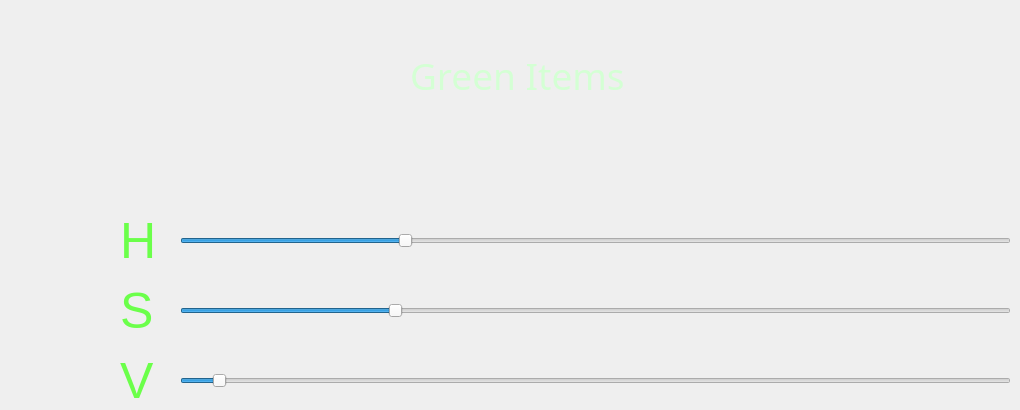
        <widget class="QWidget" name="Green_down_Page">
         <widget class="QSlider" name="Green_down_S">
          <property name="geometry">
           <rect>
            <x>180</x>
            <y>290</y>
            <width>831</width>
            <height>41</height>
           </rect>
          </property>
          <property name="maximum">
           <number>255</number>
          </property>
          <property name="value">
           <number>65</number>
          </property>
          <property name="orientation">
           <enum>Qt::Horizontal</enum>
          </property>
         </widget>
         <widget class="QSlider" name="Green_down_V">
          <property name="geometry">
           <rect>
            <x>180</x>
            <y>360</y>
            <width>831</width>
            <height>41</height>
           </rect>
          </property>
          <property name="maximum">
           <number>255</number>
          </property>
          <property name="value">
           <number>10</number>
          </property>
          <property name="orientation">
           <enum>Qt::Horizontal</enum>
          </property>
         </widget>
         <widget class="QSlider" name="Green_down_H">
          <property name="geometry">
           <rect>
            <x>180</x>
            <y>220</y>
            <width>831</width>
            <height>41</height>
           </rect>
          </property>
          <property name="maximum">
           <number>180</number>
          </property>
          <property name="value">
           <number>48</number>
          </property>
          <property name="orientation">
           <enum>Qt::Horizontal</enum>
          </property>
         </widget>
         <widget class="QLabel" name="label_17">
          <property name="geometry">
           <rect>
            <x>350</x>
            <y>100</y>
            <width>381</width>
            <height>71</height>
           </rect>
          </property>
          <property name="text">
           <string>&lt;html&gt;&lt;head/&gt;&lt;body&gt;&lt;p&gt;&lt;br/&gt;&lt;/p&gt;&lt;/body&gt;&lt;/html&gt;</string>
          </property>
         </widget>
         <widget class="QLabel" name="label_18">
          <property name="geometry">
           <rect>
            <x>410</x>
            <y>10</y>
            <width>251</width>
            <height>131</height>
           </rect>
          </property>
          <property name="sizePolicy">
           <sizepolicy hsizetype="Fixed" vsizetype="Preferred">
            <horstretch>0</horstretch>
            <verstretch>0</verstretch>
           </sizepolicy>
          </property>
          <property name="minimumSize">
           <size>
            <width>20</width>
            <height>20</height>
           </size>
          </property>
          <property name="baseSize">
           <size>
            <width>0</width>
            <height>0</height>
           </size>
          </property>
          <property name="font">
           <font>
            <family>华文隶书</family>
            <pointsize>28</pointsize>
           </font>
          </property>
          <property name="mouseTracking">
           <bool>true</bool>
          </property>
          <property name="tabletTracking">
           <bool>false</bool>
          </property>
          <property name="toolTipDuration">
           <number>0</number>
          </property>
          <property name="whatsThis">
           <string>&lt;html&gt;&lt;head/&gt;&lt;body&gt;&lt;p&gt;智能防疫系统 Demo&lt;/p&gt;&lt;/body&gt;&lt;/html&gt;</string>
          </property>
          <property name="text">
           <string>&lt;html&gt;&lt;head/&gt;&lt;body&gt;&lt;p&gt;&lt;span style=&quot; color:#d4ffd4;&quot;&gt;Green Items&lt;/span&gt;&lt;/p&gt;&lt;/body&gt;&lt;/html&gt;</string>
          </property>
          <property name="indent">
           <number>-4</number>
          </property>
         </widget>
         <widget class="QLabel" name="label_14">
          <property name="geometry">
           <rect>
            <x>120</x>
            <y>290</y>
            <width>61</width>
            <height>41</height>
           </rect>
          </property>
          <property name="styleSheet">
           <string notr="true">color:rgb(107, 255, 74);
font-size:50px;</string>
          </property>
          <property name="text">
           <string>S</string>
          </property>
         </widget>
         <widget class="QLabel" name="label_15">
          <property name="geometry">
           <rect>
            <x>120</x>
            <y>360</y>
            <width>61</width>
            <height>41</height>
           </rect>
          </property>
          <property name="styleSheet">
           <string notr="true">color:rgb(107, 255, 74);
font-size:50px;</string>
          </property>
          <property name="text">
           <string>V</string>
          </property>
         </widget>
         <widget class="QLabel" name="label_16">
          <property name="geometry">
           <rect>
            <x>120</x>
            <y>220</y>
            <width>61</width>
            <height>41</height>
           </rect>
          </property>
          <property name="styleSheet">
           <string notr="true">color:rgb(107, 255, 74);
font-size:50px;</string>
          </property>
          <property name="text">
           <string>H</string>
          </property>
         </widget>
        </widget>
